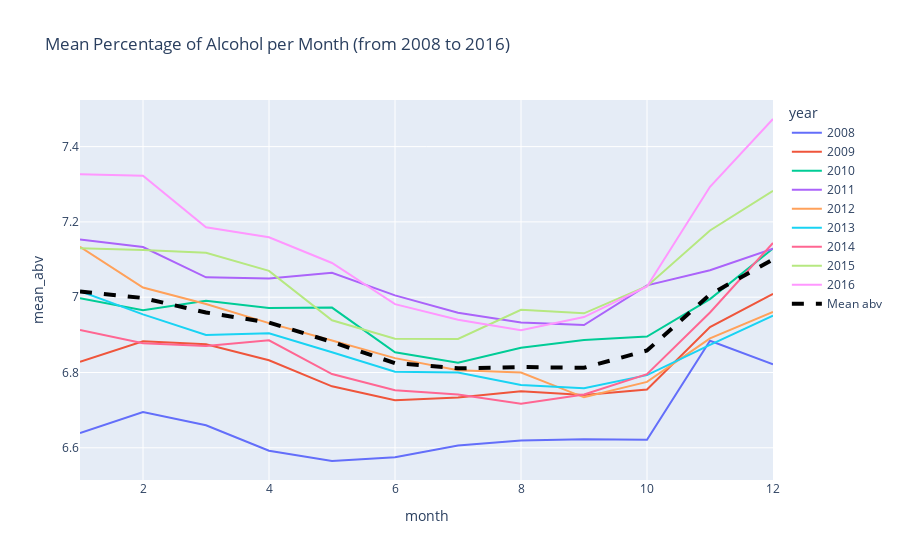

The cell this chart's notebook holds for it:
### Markdown cell above
# do the same for just every month

### Code cell
# creating a new dataframe with the number of ratings per year_month
year_month_abv_df = pd.DataFrame({'year_month': average_month_abv.index, 'mean_abv': average_month_abv.values})

# create column year and month
year_month_abv_df['year'] = year_month_abv_df['year_month'].dt.year
year_month_abv_df['month'] = year_month_abv_df['year_month'].dt.month

# keep only rows where the year is greater than 2011 and less than 2017 
year_month_abv_filtered = year_month_abv_df[(year_month_abv_df.year >= 2008) & (year_month_abv_df.year < 2017)]

# compute the mean number of ratings per month
mean_abv_per_month = year_month_abv_filtered.groupby('month')['mean_abv'].mean().reset_index(name='mean_abv')

# plot with plotly the mean number of ratings per month
fig = px.line(year_month_abv_filtered, x='month', y='mean_abv', color='year', title='Mean Percentage of Alcohol per Month (from 2008 to 2016)')
fig.add_trace(go.Scatter(x=year_month_abv_filtered.month, y=mean_abv_per_month.mean_abv, mode='lines', name='Mean abv', line=dict(color='black', dash='dash', width=4)))

fig.show()

### Figure 1 — Plotly figure (JSON) as saved in the notebook; plotly's stock layout.template omitted (floating-point values rounded to 4 significant figures)
{"data": [{"hovertemplate": "year=2008<br>month=%{x}<br>mean_abv=%{y}<extra></extra>", "legendgroup": "2008", "line": {"color": "#636efa", "dash": "solid"}, "marker": {"symbol": "circle"}, "mode": "lines", "name": "2008", "orientation": "v", "showlegend": true, "type": "scatter", "x": [1, 2, 3, 4, 5, 6, 7, 8, 9, 10, 11, 12], "xaxis": "x", "y": [6.639, 6.695, 6.66, 6.592, 6.565, 6.575, 6.606, 6.619, 6.623, 6.621, 6.884, 6.822], "yaxis": "y"}, {"hovertemplate": "year=2009<br>month=%{x}<br>mean_abv=%{y}<extra></extra>", "legendgroup": "2009", "line": {"color": "#EF553B", "dash": "solid"}, "marker": {"symbol": "circle"}, "mode": "lines", "name": "2009", "orientation": "v", "showlegend": true, "type": "scatter", "x": [1, 2, 3, 4, 5, 6, 7, 8, 9, 10, 11, 12], "xaxis": "x", "y": [6.829, 6.883, 6.875, 6.832, 6.763, 6.726, 6.734, 6.75, 6.74, 6.755, 6.921, 7.009], "yaxis": "y"}, {"hovertemplate": "year=2010<br>month=%{x}<br>mean_abv=%{y}<extra></extra>", "legendgroup": "2010", "line": {"color": "#00cc96", "dash": "solid"}, "marker": {"symbol": "circle"}, "mode": "lines", "name": "2010", "orientation": "v", "showlegend": true, "type": "scatter", "x": [1, 2, 3, 4, 5, 6, 7, 8, 9, 10, 11, 12], "xaxis": "x", "y": [6.997, 6.965, 6.99, 6.971, 6.972, 6.854, 6.826, 6.866, 6.886, 6.896, 6.995, 7.129], "yaxis": "y"}, {"hovertemplate": "year=2011<br>month=%{x}<br>mean_abv=%{y}<extra></extra>", "legendgroup": "2011", "line": {"color": "#ab63fa", "dash": "solid"}, "marker": {"symbol": "circle"}, "mode": "lines", "name": "2011", "orientation": "v", "showlegend": true, "type": "scatter", "x": [1, 2, 3, 4, 5, 6, 7, 8, 9, 10, 11, 12], "xaxis": "x", "y": [7.153, 7.133, 7.053, 7.05, 7.065, 7.005, 6.959, 6.933, 6.926, 7.032, 7.072, 7.129], "yaxis": "y"}, {"hovertemplate": "year=2012<br>month=%{x}<br>mean_abv=%{y}<extra></extra>", "legendgroup": "2012", "line": {"color": "#FFA15A", "dash": "solid"}, "marker": {"symbol": "circle"}, "mode": "lines", "name": "2012", "orientation": "v", "showlegend": true, "type": "scatter", "x": [1, 2, 3, 4, 5, 6, 7, 8, 9, 10, 11, 12], "xaxis": "x", "y": [7.134, 7.026, 6.982, 6.931, 6.885, 6.838, 6.806, 6.8, 6.734, 6.775, 6.891, 6.961], "yaxis": "y"}, {"hovertemplate": "year=2013<br>month=%{x}<br>mean_abv=%{y}<extra></extra>", "legendgroup": "2013", "line": {"color": "#19d3f3", "dash": "solid"}, "marker": {"symbol": "circle"}, "mode": "lines", "name": "2013", "orientation": "v", "showlegend": true, "type": "scatter", "x": [1, 2, 3, 4, 5, 6, 7, 8, 9, 10, 11, 12], "xaxis": "x", "y": [7.016, 6.954, 6.9, 6.904, 6.854, 6.802, 6.8, 6.767, 6.758, 6.793, 6.873, 6.951], "yaxis": "y"}, {"hovertemplate": "year=2014<br>month=%{x}<br>mean_abv=%{y}<extra></extra>", "legendgroup": "2014", "line": {"color": "#FF6692", "dash": "solid"}, "marker": {"symbol": "circle"}, "mode": "lines", "name": "2014", "orientation": "v", "showlegend": true, "type": "scatter", "x": [1, 2, 3, 4, 5, 6, 7, 8, 9, 10, 11, 12], "xaxis": "x", "y": [6.913, 6.877, 6.87, 6.886, 6.796, 6.753, 6.742, 6.717, 6.742, 6.796, 6.959, 7.144], "yaxis": "y"}, {"hovertemplate": "year=2015<br>month=%{x}<br>mean_abv=%{y}<extra></extra>", "legendgroup": "2015", "line": {"color": "#B6E880", "dash": "solid"}, "marker": {"symbol": "circle"}, "mode": "lines", "name": "2015", "orientation": "v", "showlegend": true, "type": "scatter", "x": [1, 2, 3, 4, 5, 6, 7, 8, 9, 10, 11, 12], "xaxis": "x", "y": [7.13, 7.126, 7.118, 7.07, 6.939, 6.89, 6.889, 6.967, 6.957, 7.029, 7.177, 7.282], "yaxis": "y"}, {"hovertemplate": "year=2016<br>month=%{x}<br>mean_abv=%{y}<extra></extra>", "legendgroup": "2016", "line": {"color": "#FF97FF", "dash": "solid"}, "marker": {"symbol": "circle"}, "mode": "lines", "name": "2016", "orientation": "v", "showlegend": true, "type": "scatter", "x": [1, 2, 3, 4, 5, 6, 7, 8, 9, 10, 11, 12], "xaxis": "x", "y": [7.327, 7.322, 7.186, 7.159, 7.091, 6.982, 6.94, 6.912, 6.947, 7.029, 7.293, 7.473], "yaxis": "y"}, {"line": {"color": "black", "dash": "dash", "width": 4}, "mode": "lines", "name": "Mean abv", "type": "scatter", "x": [1, 2, 3, 4, 5, 6, 7, 8, 9, 10, 11, 12, 1, 2, 3, 4, 5, 6, 7, 8, 9, 10, 11, 12, 1, 2, 3, 4, 5, 6, 7, 8, 9, 10, 11, 12, 1, 2, 3, 4, 5, 6, 7, 8, 9, 10, 11, 12, 1, 2, 3, 4, 5, 6, 7, 8, 9, 10, 11, 12, 1, 2, 3, 4, 5, 6, 7, 8, 9, 10, 11, 12, 1, 2, 3, 4, 5, 6, 7, 8, 9, 10, 11, 12, 1, 2, 3, 4, 5, 6, 7, 8, 9, 10, 11, 12, 1, 2, 3, 4, 5, 6, 7, 8, 9, 10, 11, 12], "y": [7.015, 6.998, 6.959, 6.933, 6.881, 6.825, 6.811, 6.815, 6.813, 6.858, 7.007, 7.1]}], "layout": {"legend": {"title": {"text": "year"}, "tracegroupgap": 0}, "title": {"text": "Mean Percentage of Alcohol per Month (from 2008 to 2016)"}, "xaxis": {"anchor": "y", "domain": [0, 1], "title": {"text": "month"}}, "yaxis": {"anchor": "x", "domain": [0, 1], "title": {"text": "mean_abv"}}}}
